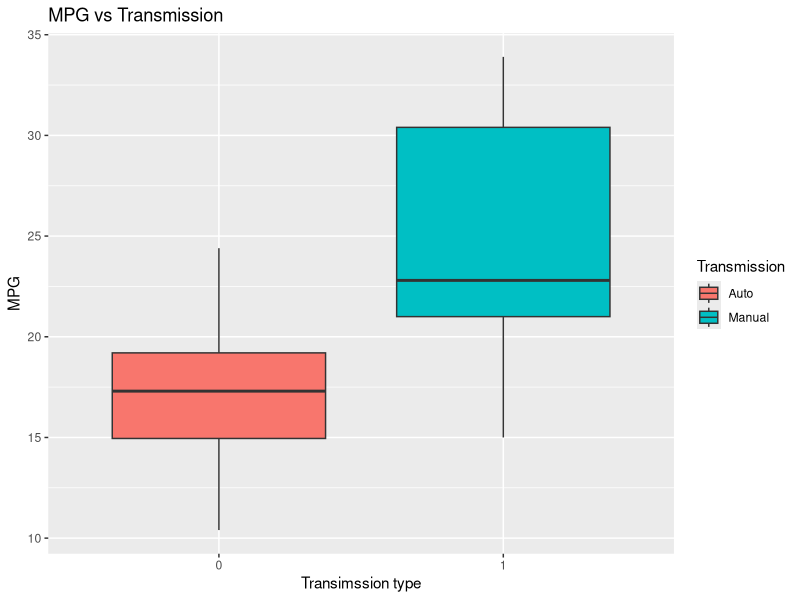
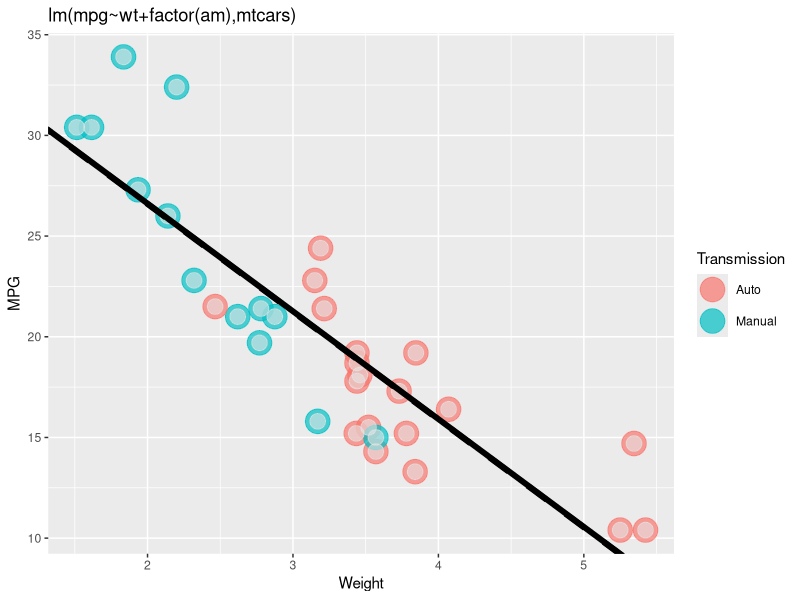
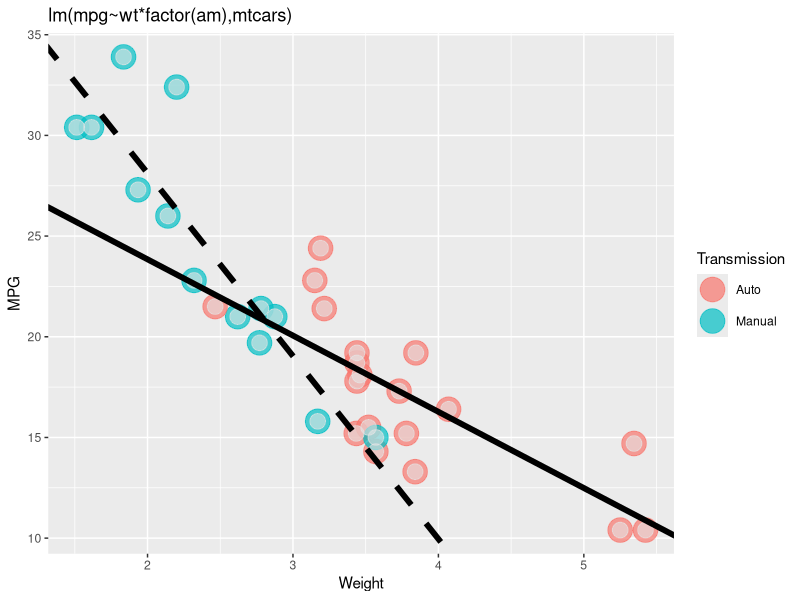
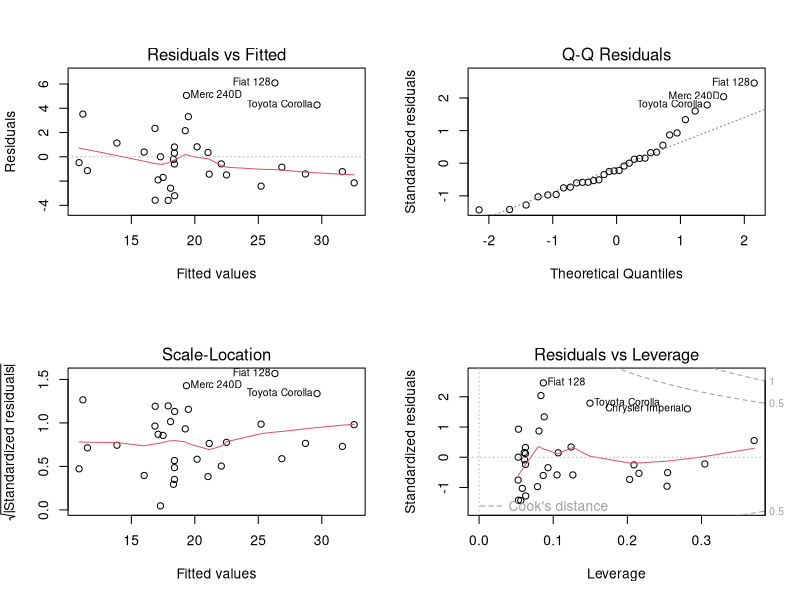
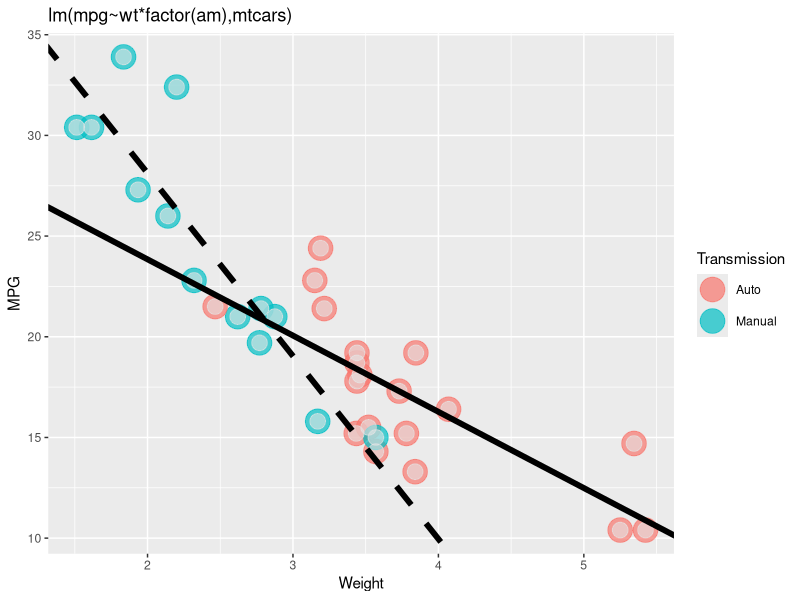

The R source for these figures, in order:
## ---- chunk 1
data(mtcars) #load data
library(ggplot2)
p <- ggplot(mtcars, aes(factor(am), mpg))
p + geom_boxplot(aes(fill=factor(am)))+
        labs(title="MPG vs Transmission",x="Transimssion type",y="MPG")+
        scale_fill_discrete("Transmission",labels=c("Auto", "Manual"))
## ---- chunk 2
t.test(subset(mtcars,am==0,mpg),subset(mtcars,am==1,mpg),alternative="less")
## ---- chunk 3
m1<-lm(mpg~am,mtcars)
summary(m1)
## ---- chunk 4
cor(mtcars)[,1]
## ---- chunk 5
m2<-lm(mpg~wt+factor(am),mtcars)
summary(m2)
## ---- chunk 6
ggplot(mtcars,aes(y=mpg,x=wt))+
        geom_point(aes(colour=factor(am)),size=8,alpha=0.7)+
        geom_point(colour="grey90",size=5,alpha=0.6)+
        geom_abline(intercept=m2$coefficients[1],slope=m2$coefficients[2],
                    aes(colour="0"),linetype=1,size=2)+
        geom_abline(intercept=m2$coefficients[1]+m2$coefficients[3],
                    slope=m2$coefficients[2],aes(colour="1"),linetype=2,size=2)+
        labs(title="lm(mpg~wt+factor(am),mtcars)",x="Weight",y="MPG")+
        scale_color_discrete("Transmission",labels=c("Auto", "Manual"))
## ---- chunk 7
m3<-lm(mpg~wt*factor(am),mtcars)
summary(m3)
## ---- chunk 8
ggplot(mtcars,aes(y=mpg,x=wt))+
        geom_point(aes(colour=factor(am)),size=8,alpha=0.7)+
        geom_point(colour="grey90",size=5,alpha=0.6)+
        geom_abline(intercept=m3$coefficients[1],slope=m3$coefficients[2],
                    aes(colour="0"),linetype=1,size=2)+
        geom_abline(intercept=m3$coefficients[1]+m3$coefficients[3],
                    slope=m3$coefficients[2]+m3$coefficients[4],
                    aes(colour="1"),linetype=2,size=2)+
        labs(title="lm(mpg~wt*factor(am),mtcars)",x="Weight",y="MPG")+
        scale_color_discrete("Transmission",labels=c("Auto", "Manual"))
## ---- chunk 9
anova(m1,m2,m3)
## ---- chunk 10
par(mfrow = c(2, 2))
plot(m3)
## ---- chunk 11
ggplot(mtcars,aes(y=mpg,x=wt))+
        geom_point(aes(colour=factor(am)),size=8,alpha=0.7)+
        geom_point(colour="grey90",size=5,alpha=0.6)+
        geom_abline(intercept=m3$coefficients[1],slope=m3$coefficients[2],
                    aes(colour="0"),linetype=1,size=2)+
        geom_abline(intercept=m3$coefficients[1]+m3$coefficients[3],
                    slope=m3$coefficients[2]+m3$coefficients[4],
                    aes(colour="1"),linetype=2,size=2)+
        labs(title="lm(mpg~wt*factor(am),mtcars)",x="Weight",y="MPG")+
        scale_color_discrete("Transmission",labels=c("Auto", "Manual"))
